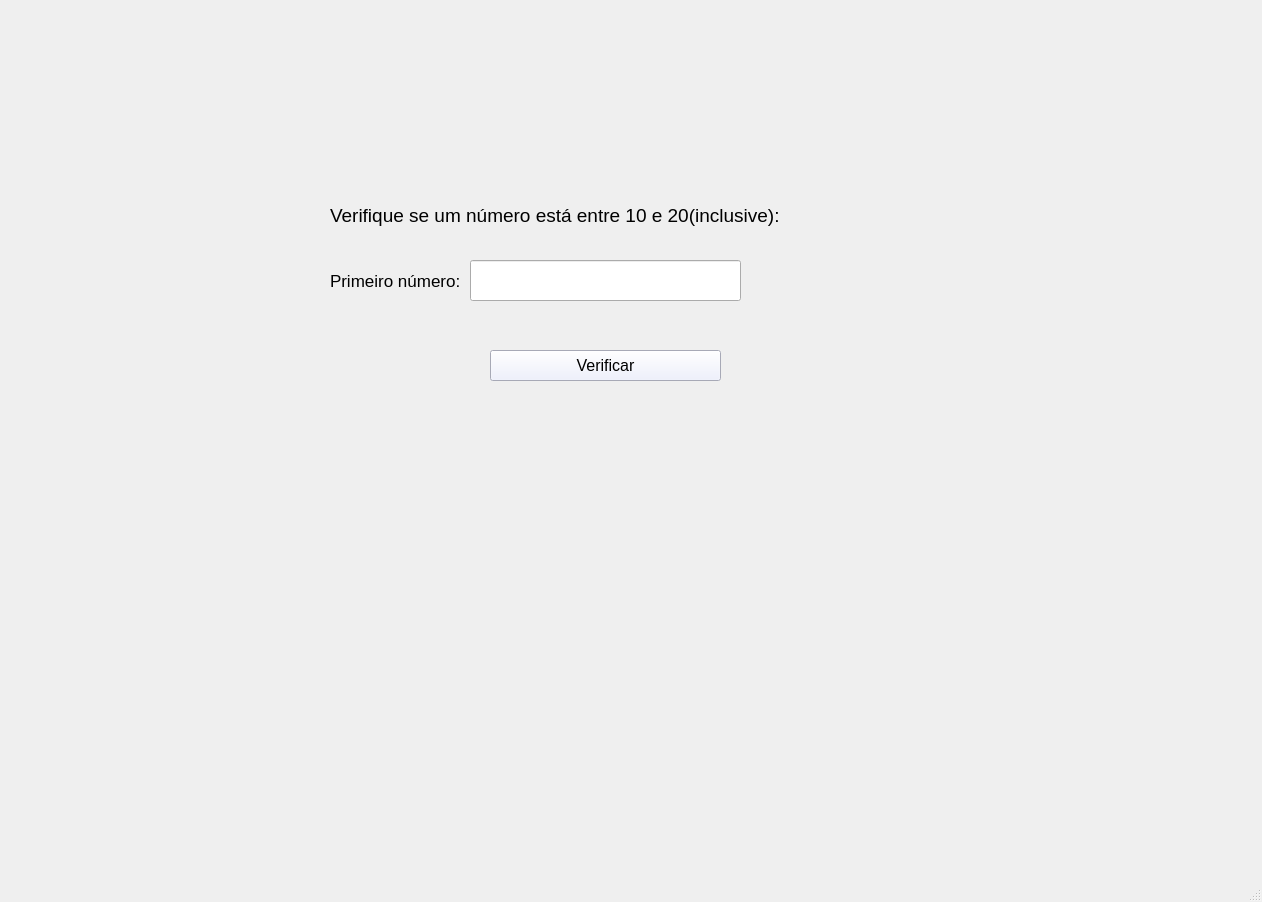
<?xml version="1.0" encoding="UTF-8"?>
<ui version="4.0">
 <class>MainWindow</class>
 <widget class="QMainWindow" name="MainWindow">
  <property name="geometry">
   <rect>
    <x>0</x>
    <y>0</y>
    <width>1262</width>
    <height>902</height>
   </rect>
  </property>
  <property name="windowTitle">
   <string>MainWindow</string>
  </property>
  <widget class="QWidget" name="centralwidget">
   <widget class="QPushButton" name="pushButtonVerificar">
    <property name="geometry">
     <rect>
      <x>490</x>
      <y>350</y>
      <width>231</width>
      <height>31</height>
     </rect>
    </property>
    <property name="font">
     <font>
      <family>Arial</family>
      <pointsize>12</pointsize>
     </font>
    </property>
    <property name="styleSheet">
     <string notr="true">background: #eaedff;</string>
    </property>
    <property name="text">
     <string>Verificar</string>
    </property>
   </widget>
   <widget class="QLabel" name="labelDescricao">
    <property name="geometry">
     <rect>
      <x>330</x>
      <y>200</y>
      <width>461</width>
      <height>31</height>
     </rect>
    </property>
    <property name="font">
     <font>
      <family>Arial</family>
      <pointsize>14</pointsize>
     </font>
    </property>
    <property name="text">
     <string>Verifique se um número está entre 10 e 20(inclusive):</string>
    </property>
   </widget>
   <widget class="QLineEdit" name="lineEditNum">
    <property name="geometry">
     <rect>
      <x>470</x>
      <y>260</y>
      <width>271</width>
      <height>41</height>
     </rect>
    </property>
    <property name="font">
     <font>
      <family>Arial</family>
      <pointsize>12</pointsize>
     </font>
    </property>
    <property name="text">
     <string/>
    </property>
   </widget>
   <widget class="QLabel" name="labelResultado">
    <property name="geometry">
     <rect>
      <x>340</x>
      <y>420</y>
      <width>641</width>
      <height>51</height>
     </rect>
    </property>
    <property name="font">
     <font>
      <family>Arial</family>
      <pointsize>13</pointsize>
     </font>
    </property>
    <property name="text">
     <string/>
    </property>
   </widget>
   <widget class="QLabel" name="labelNum">
    <property name="geometry">
     <rect>
      <x>330</x>
      <y>260</y>
      <width>131</width>
      <height>41</height>
     </rect>
    </property>
    <property name="font">
     <font>
      <family>Arial</family>
      <pointsize>13</pointsize>
     </font>
    </property>
    <property name="text">
     <string>Primeiro número:</string>
    </property>
   </widget>
  </widget>
  <widget class="QMenuBar" name="menubar">
   <property name="geometry">
    <rect>
     <x>0</x>
     <y>0</y>
     <width>1262</width>
     <height>21</height>
    </rect>
   </property>
  </widget>
  <widget class="QStatusBar" name="statusbar"/>
 </widget>
 <resources/>
 <connections/>
</ui>
